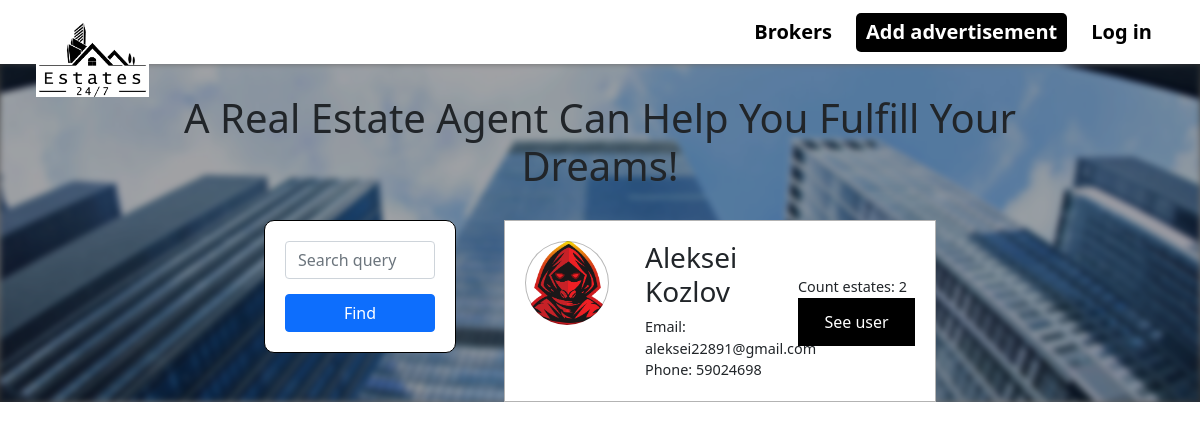
/macklers, run on the app's committed database.
### tables this page shows
CREATE TABLE `user` (
  `id` int(11) NOT NULL,
  `name` varchar(250) NOT NULL,
  `surname` varchar(250) NOT NULL,
  `username` varchar(100) NOT NULL,
  `email` varchar(250) NOT NULL,
  `password` varchar(250) NOT NULL,
  `phone` varchar(250) NOT NULL,
  `mackler` tinyint(1) NOT NULL DEFAULT 0,
  `photo` text DEFAULT NULL
);

### controllers/RenderController.php (called while the page is built, shortened)
<?php
class RenderController
{
    public static function Macklers() {
        $macklers = ModelMacklers::getMacklers();
        include_once 'view/macklers.php';
    }
}
?>

### index.php (called while the page is built, shortened)
<?php
    include_once 'inc/database.php';
    include_once 'models/ModelMacklers.php';
    include_once 'controllers/RenderController.php';
    include 'routes/route.php';
?>

### inc/database.php (called while the page is built, shortened)
<?php
    class database {
        private $conn;
        private $host;
        private $user;
        private $password;
        private $baseName;
        function __construct() {
            $this->host = 'localhost';
            $this->user = 'root';
            $this->password = '';
            $this->baseName = 'estate';
        }
        function connect() {
            try {
                $this->conn = new PDO(
                        'mysql:host='.$this->host.''.';dbname='.$this->baseName.'',
                        $this->user,
                        $this->password,
                        array(PDO::MYSQL_ATTR_INIT_COMMAND => 'SET NAMES utf8'));
            } catch (Exception $e) {
                die('Connection failed : '.$e->getMessage());
            }
            return $this->conn;
        }
        function getAll($query) {
            try{
                $result = $this->conn->prepare($query);
                $result->execute();
                $result->setFetchMode(PDO::FETCH_ASSOC);
                $response = $result->fetchAll();
                return $response;
            } catch (Exception $ex) {
                echo "Error:".$ex->getMessage();
            }
        }
    }
?>

### models/ModelMacklers.php (called while the page is built)
<?php
    class ModelMacklers
    {
        public static function getMacklers()
        {
            $database = new database();
            $macklers = $database->getAll("SELECT *, 0 AS adsCount FROM user WHERE mackler = 1 ORDER BY id DESC");
            $macklersCount = $database->getAll(
                "SELECT user.*, COUNT(object.ownerId) as adsCount FROM user as `user`, object as `object`
                WHERE user.mackler = 1 AND user.id = object.ownerId GROUP BY user.id;"
            );
            $macklersList = array();
            foreach ($macklers as $mackler) {
                for ($i = 0; $i < count($macklersCount); $i++) {
                    if($mackler['id'] == $macklersCount[$i]['id']) {
                        $mackler['adsCount'] = $macklersCount[$i]['adsCount'];
                    }
                }
                array_push($macklersList, $mackler);
            }
            return $macklersList;
        }
    }
?>

### view/macklers.php (the view, shortened to what this page needs)
<div class="content">
    <div class="back">
    </div>
    <h2 class="topic">A real estate agent can help you fulfill your dreams!</h2>
    <aside class="mackler">
        <form action="">
            <input type="text" name="query" id="query" class="form-control" placeholder="Search query">
            <button class="btn btn-primary">Find</button>
        </form>
    </aside>
    <div class="macklers">
        <?php
        if(is_iterable($macklers)) {
            foreach ($macklers as $mackler) {
                echo "
                    <div class='agent'>
                        <div class='picture' style='background-image: url(public/uploads/user_$mackler[id]/$mackler[photo]);'></div>
                        <div class='inf'>
                            <h3>$mackler[name] $mackler[surname]</h3>
                            <p><span>Email:</span> $mackler[email]</p>
                            <p><span>Phone:</span> $mackler[phone]</p>
                        </div>
                        <div class='inf'>
                            <p><span>Count estates:</span> $mackler[adsCount]</p>
                            <a href='user?id=$mackler[id]'>See user</a>
                        </div>
                    </div>
                ";
            }
        }
        ?>
    </div>
</div>
<?php
    include 'view/templates/main.php';
?>

### public/css/style.css (style rules this page uses)
:root { --index: calc(1vw * 1vh); }
body { margin: 0; font-family: "Rubik", sans-serif; display: flex; flex-direction: column; justify-content: space-between; overflow-x: hidden; min-height: 100vh !important; }
.back { width: 100%; position: absolute; display: flex; justify-content: center; align-items: center; overflow: hidden; box-shadow: inset 0px 0px 10vw 15px black; z-index: -5; }
main .content { width: 100%; padding: 0px 10%; box-sizing: border-box; display: flex; justify-content: center; flex-wrap: wrap; align-items: start; }
main .content>h2 { font-size: 5vmin; width: 100%; text-align: center; align-items: baseline; font-weight: 500; margin: 30px 0px; text-transform: capitalize; }
.content>aside { width: 25%; height: min-content; font-size: 1.8vmin; background-color: white; border-radius: 10px; border: 1px solid black; padding: 20px; box-sizing: border-box; position: sticky; top: 10vmin; margin-right: 5%; }
aside form button { margin-top: 15px; font-size: 32px; width: 100%; }
.mackler { width: 20% !important; }
.macklers { width: 45%; }
.macklers .agent { display: flex; justify-content: space-between; margin-bottom: 15px; width: 100%; border: 1px solid rgba(0, 0, 0, 0.297); padding: 20px; background-color: white; }
.macklers .picture { background-size: cover; background-position: center; width: 7vw; height: 7vw; border-radius: 5vw; border: 1px solid rgba(0, 0, 0, 0.285); }
.macklers .inf { width: 30%; display: flex; align-items: center; flex-direction: column; align-items: start; justify-content: center; }
.macklers p { margin: 0; font-size: 1.8vmin; }
.macklers a { width: 100%; text-align: center; padding: 10px 20px; box-sizing: border-box; background-color: black; color: white; font-size: 2vmin; text-decoration: none; border: 2px solid black; transition-duration: 0.2s; }

### public/css/header.css (style rules this page uses)
a, p, h1, h2, h3, h4, h5, h6 { margin: 0; }

### data on the page
user: photo (picture), name "Aleksei", surname "Kozlov", email "aleksei22891@gmail.com", phone "59024698", mackler "2"
